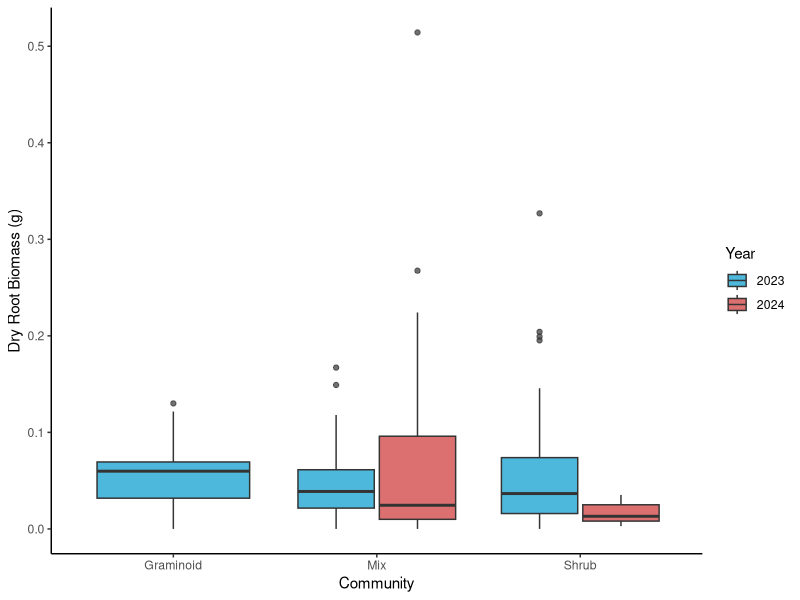

Recreate this plot in R.
# RQ1
# community comparison between years
# 09/12/2025

# LOAD LIBRARIES----
library(tidyverse)
library(dplyr)
library(ggplot2)
library(readxl)

# LOAD DATA----
QHI_combined_data <- read_excel("datasets/QHI_roots_data/QHI_combined_data.xlsx")


# FIGURE -----
(community_biomass_year<-QHI_combined_data %>%
  filter(year %in% c(2023, 2024)) %>%
  ggplot(aes(x = community, y = root_dry_biomass_total, fill = as.factor(year))) +
  geom_boxplot(position = position_dodge(width = 0.8), alpha = 0.7) +
  labs(
       x = "Community",
       y = "Dry Root Biomass (g)",
       fill = "Year") +
  scale_fill_manual(values = c("2023" = "deepskyblue3", "2024" = "brown3"))+
  theme_classic() 
)
